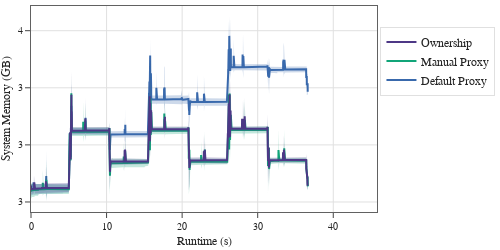

The notebook cell saved with this chart:
### Markdown cell above
## Analyze Results

To analyze results produced by the `scripts/{system}/2-memory-management.sh` script, replace the `path` variable below with the correct path to your output directory.
This will likely be in `../data/{system}/2-memory-management/`, and this directory will contain multiple subdirectories timestamped for each run to process.

### Code cell
path = '../data/alderaan/2-memory-management'

if not os.path.isdir(path):
    print(f'The directory {path} does not exist.')
else:
    run_data, memory_log = load_data(path)

    memory_logs = extract_memory_logs(run_data, memory_log)

    layout = dict(width=500, height=250)

    fig = generate_figure(memory_logs, layout)
    fig.show()  # renderer='svg')

    figure_dir = pathlib.Path('../figures/alderaan/')
    figure_dir.mkdir(exist_ok=True)
    fig.write_image(figure_dir / '2-memory-management.pdf')

### Figure 1 — Plotly figure (JSON) as saved in the notebook; plotly's stock layout.template omitted (floating-point values rounded to 4 significant figures; data arrays with more than 128 entries replaced by an {"elided": "..."} marker saying what was removed)
{"data": [{"line": {"color": "#3969ac"}, "mode": "lines", "name": "Default Proxy", "type": "scatter", "x": {"elided": "3664 float values"}, "y": {"elided": "3664 float values"}}, {"line": {"width": 0}, "marker": {"color": "#444"}, "mode": "lines", "name": "default-proxy-stdev-upper", "showlegend": false, "type": "scatter", "x": {"elided": "3664 float values"}, "y": {"elided": "3664 float values"}}, {"fill": "tonexty", "fillcolor": "rgba(57, 105, 172, 0.25)", "line": {"width": 0}, "marker": {"color": "#444"}, "mode": "lines", "name": "default-proxy-stdev-lower", "showlegend": false, "type": "scatter", "x": {"elided": "3664 float values"}, "y": {"elided": "3664 float values"}}, {"line": {"color": "#11a579"}, "mode": "lines", "name": "Manual Proxy", "type": "scatter", "x": {"elided": "3665 float values"}, "y": {"elided": "3665 float values"}}, {"line": {"width": 0}, "marker": {"color": "#444"}, "mode": "lines", "name": "manual-proxy-stdev-upper", "showlegend": false, "type": "scatter", "x": {"elided": "3665 float values"}, "y": {"elided": "3665 float values"}}, {"fill": "tonexty", "fillcolor": "rgba(17, 165, 121, 0.25)", "line": {"width": 0}, "marker": {"color": "#444"}, "mode": "lines", "name": "manual-proxy-stdev-lower", "showlegend": false, "type": "scatter", "x": {"elided": "3665 float values"}, "y": {"elided": "3665 float values"}}, {"line": {"color": "#4d3886"}, "mode": "lines", "name": "Ownership", "type": "scatter", "x": {"elided": "3661 float values"}, "y": {"elided": "3661 float values"}}, {"line": {"width": 0}, "marker": {"color": "#444"}, "mode": "lines", "name": "owned-proxy-stdev-upper", "showlegend": false, "type": "scatter", "x": {"elided": "3661 float values"}, "y": {"elided": "3661 float values"}}, {"fill": "tonexty", "fillcolor": "rgba(77, 56, 134, 0.25)", "line": {"width": 0}, "marker": {"color": "#444"}, "mode": "lines", "name": "owned-proxy-stdev-lower", "showlegend": false, "type": "scatter", "x": {"elided": "3661 float values"}, "y": {"elided": "3661 float values"}}], "layout": {"height": 250, "legend": {"x": 1.01, "xanchor": "left", "y": 0.9, "yanchor": "top"}, "width": 500, "xaxis": {"range": [0, 45.79], "title": {"text": "Runtime (s)"}, "type": "linear"}, "yaxis": {"autorange": true, "range": [2.965, 3.687], "tickformat": ".0f", "title": {"text": "System Memory (GB)"}, "type": "linear"}}}
